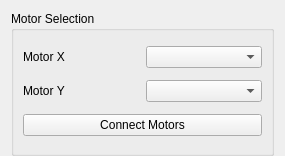
<?xml version="1.0" encoding="UTF-8"?>
<ui version="4.0">
 <class>Form</class>
 <widget class="QWidget" name="Form">
  <property name="geometry">
   <rect>
    <x>0</x>
    <y>0</y>
    <width>285</width>
    <height>156</height>
   </rect>
  </property>
  <property name="minimumSize">
   <size>
    <width>285</width>
    <height>156</height>
   </size>
  </property>
  <property name="windowTitle">
   <string>Form</string>
  </property>
  <layout class="QVBoxLayout" name="verticalLayout">
   <item>
    <widget class="QGroupBox" name="motorSelection">
     <property name="minimumSize">
      <size>
       <width>261</width>
       <height>145</height>
      </size>
     </property>
     <property name="title">
      <string>Motor Selection</string>
     </property>
     <layout class="QGridLayout" name="gridLayout_4">
      <item row="1" column="0">
       <widget class="QLabel" name="label_5">
        <property name="text">
         <string>Motor X</string>
        </property>
       </widget>
      </item>
      <item row="1" column="1">
       <widget class="QComboBox" name="comboBox_motor_x"/>
      </item>
      <item row="2" column="0">
       <widget class="QLabel" name="label_8">
        <property name="text">
         <string>Motor Y</string>
        </property>
       </widget>
      </item>
      <item row="3" column="0" colspan="2">
       <widget class="QPushButton" name="pushButton_connecMotors">
        <property name="text">
         <string>Connect Motors</string>
        </property>
       </widget>
      </item>
      <item row="2" column="1">
       <widget class="QComboBox" name="comboBox_motor_y"/>
      </item>
     </layout>
    </widget>
   </item>
  </layout>
 </widget>
 <resources/>
 <connections/>
</ui>
